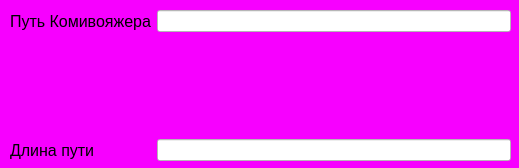
<?xml version="1.0" encoding="UTF-8"?>
<ui version="4.0">
 <class>Secondwindow</class>
 <widget class="QDialog" name="Secondwindow">
  <property name="geometry">
   <rect>
    <x>0</x>
    <y>0</y>
    <width>519</width>
    <height>168</height>
   </rect>
  </property>
  <property name="windowTitle">
   <string>Dialog</string>
  </property>
  <property name="styleSheet">
   <string notr="true">background-color: rgb(247, 0, 255);</string>
  </property>
  <widget class="QWidget" name="">
   <property name="geometry">
    <rect>
     <x>10</x>
     <y>10</y>
     <width>501</width>
     <height>151</height>
    </rect>
   </property>
   <layout class="QGridLayout" name="gridLayout">
    <item row="2" column="0">
     <widget class="QLabel" name="label_2">
      <property name="font">
       <font>
        <pointsize>12</pointsize>
       </font>
      </property>
      <property name="styleSheet">
       <string notr="true"/>
      </property>
      <property name="text">
       <string>Длина пути</string>
      </property>
     </widget>
    </item>
    <item row="0" column="0">
     <widget class="QLabel" name="label">
      <property name="font">
       <font>
        <pointsize>12</pointsize>
       </font>
      </property>
      <property name="text">
       <string>Путь Комивояжера</string>
      </property>
     </widget>
    </item>
    <item row="0" column="1">
     <widget class="QLineEdit" name="lineEdit">
      <property name="styleSheet">
       <string notr="true">background-color: rgb(255, 255, 255);
font: 10pt &quot;MS Shell Dlg 2&quot;;
border-color: rgb(255, 255, 255);</string>
      </property>
     </widget>
    </item>
    <item row="2" column="1">
     <widget class="QLineEdit" name="lineEdit_2">
      <property name="styleSheet">
       <string notr="true">background-color: rgb(255, 255, 255);
font: 13pt &quot;MS Shell Dlg 2&quot;;
border-color: rgb(255, 255, 255);</string>
      </property>
     </widget>
    </item>
    <item row="1" column="0">
     <spacer name="verticalSpacer">
      <property name="orientation">
       <enum>Qt::Vertical</enum>
      </property>
      <property name="sizeHint" stdset="0">
       <size>
        <width>20</width>
        <height>40</height>
       </size>
      </property>
     </spacer>
    </item>
   </layout>
  </widget>
 </widget>
 <resources/>
 <connections/>
</ui>
